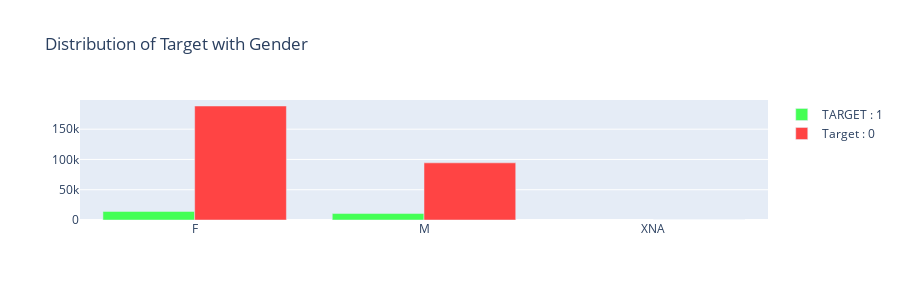
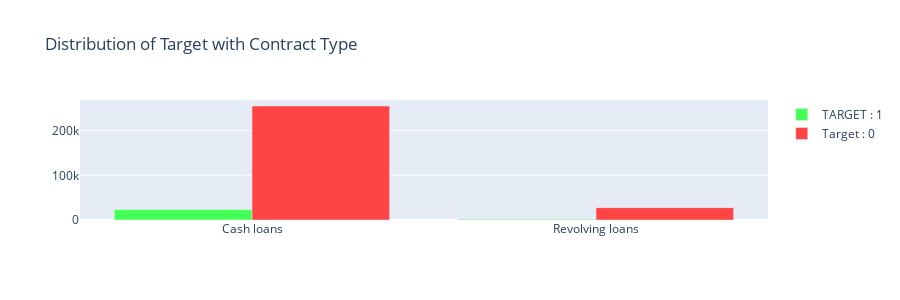

Write notebook code for charts like these, in order.
### Code cell
# 性別・目的変数のグループ化棒グラフ
gp(app_train,'CODE_GENDER', # 表示する列名
   "TARGET",
   'Distribution of Target with Gender' # 図のタイトル
  ) 
gp(app_train,'NAME_CONTRACT_TYPE', "TARGET",'Distribution of Target with Contract Type') # 契約タイプ・目的変数のグループ化棒グラフ

### Figure 1 — Plotly figure (JSON) as saved in the notebook; plotly's stock layout.template omitted (floating-point values rounded to 4 significant figures)
{"data": [{"marker": {"color": "#44ff54"}, "name": "TARGET : 1", "type": "bar", "x": ["F", "M"], "y": [14170, 10655]}, {"marker": {"color": "#ff4444"}, "name": "Target : 0", "type": "bar", "x": ["F", "M", "XNA"], "y": [188278, 94404, 4]}], "layout": {"barmode": "group", "height": 300, "title": {"text": "Distribution of Target with Gender"}}}

### Figure 2 — Plotly figure (JSON) as saved in the notebook; plotly's stock layout.template omitted (floating-point values rounded to 4 significant figures)
{"data": [{"marker": {"color": "#44ff54"}, "name": "TARGET : 1", "type": "bar", "x": ["Cash loans", "Revolving loans"], "y": [23221, 1604]}, {"marker": {"color": "#ff4444"}, "name": "Target : 0", "type": "bar", "x": ["Cash loans", "Revolving loans"], "y": [255011, 27675]}], "layout": {"barmode": "group", "height": 300, "title": {"text": "Distribution of Target with Contract Type"}}}
